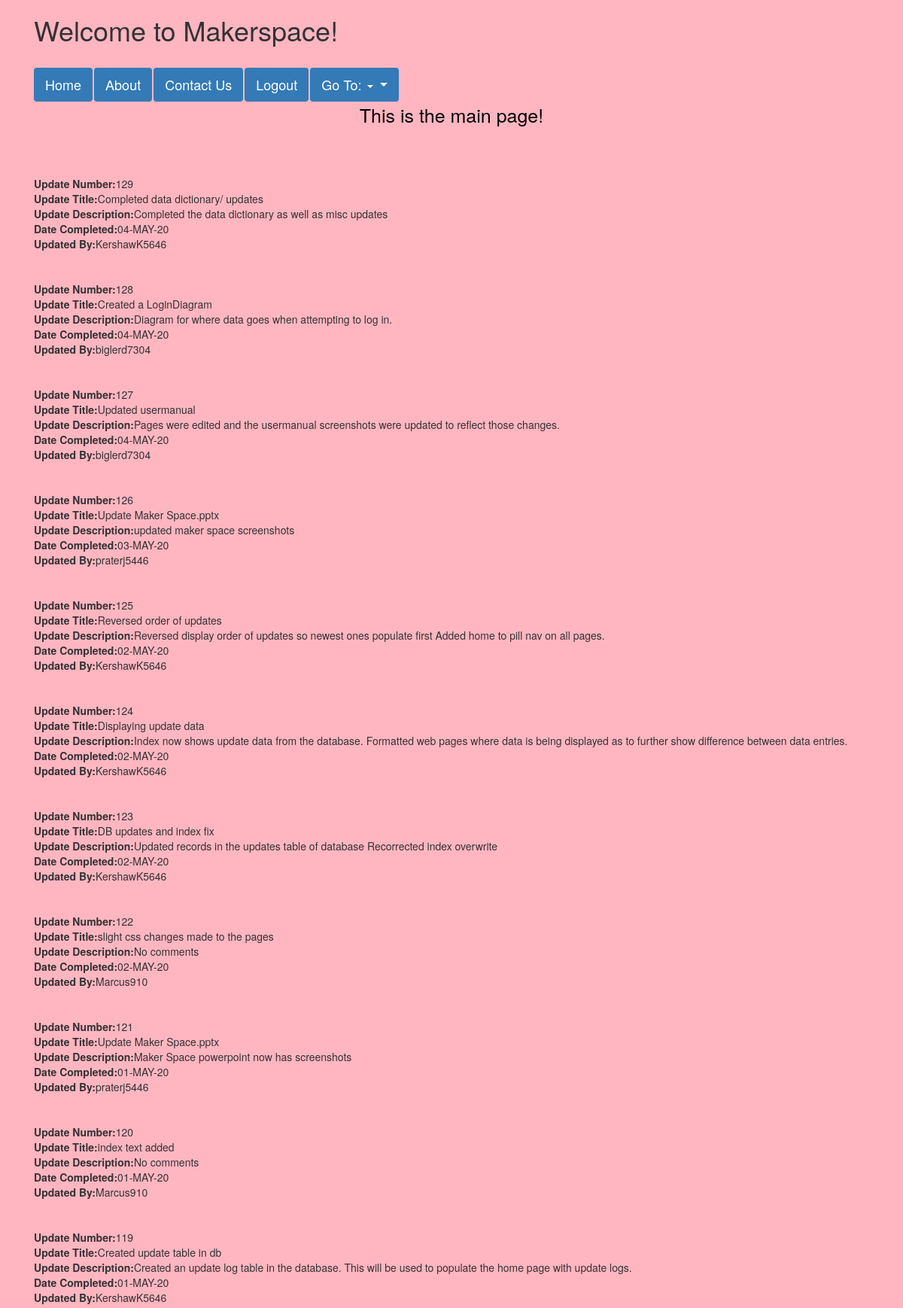
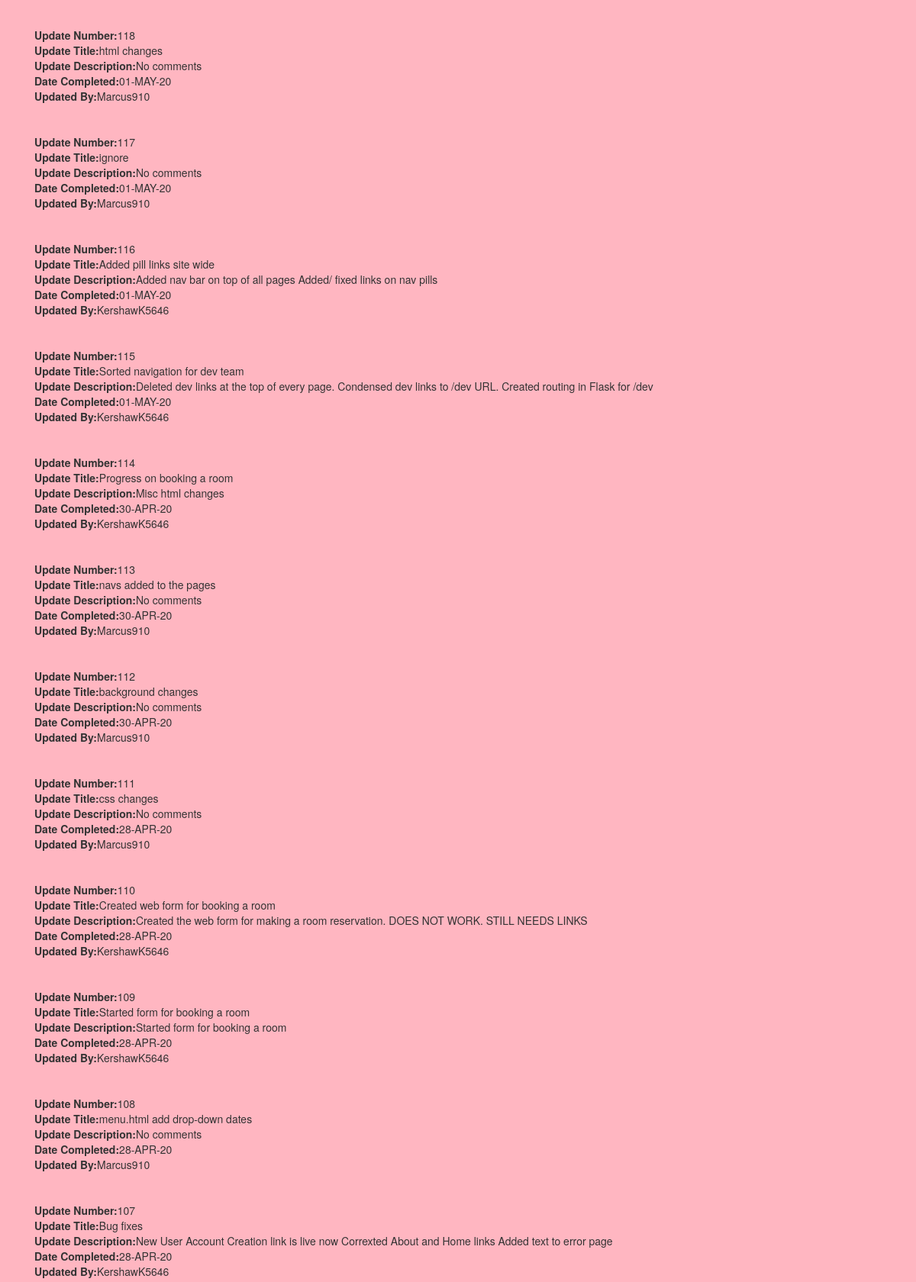
Page /home (signed in, upper part) on the committed database (2 pictures, top to bottom).
### tables this page shows
CREATE TABLE "updates" (
	"updateNumber"	INTEGER PRIMARY KEY AUTOINCREMENT UNIQUE,
	"updateTitle"	TEXT,
	"updateDescription"	TEXT DEFAULT 'No comments',
	"dateCompleted"	TEXT,
	"updatedBy"	TEXT
);

### Flask.py (the view)
@app.route('/home')
@login_required
def index():
    progressReport = progressTracker.viewGitUpdates()
    return render_template('index.html', progressReport=progressReport)

### DAO.py (called while the page is built)
def connect_db():
    return sqlite3.connect(db_app.database)

### Flask.py (called while the page is built)
def login_required(f):
    @wraps(f)
    def wrap(*args, **kwargs):
        if 'logged_in' in session:
            return f(*args, **kwargs)
        else:
            flash('You need to log in first.')
            return redirect(url_for('login'))
    return wrap

### progressTracker.py (called while the page is built)
def viewGitUpdates():
    print('Begin progressTracker.py')
    print('Connecting to database')
    sqliteConnection = DAO.connect_db()
    print('Database connection established')
    print('Assigning query value')
    showAllQuery = 'select * from updates'
    print('Query assigned')
    print('Querying the database')
    cursor = sqliteConnection.execute(showAllQuery)
    print('Returning data')
    progressReport = [dict(updateNumber=row[0],updateTitle=row[1],
                           updateDescription=row[2],dateCompleted=row[3],
                           uodatedBy=row[4]) for row in cursor.fetchall()]
    print('ProgressReport assigned')
    progressReport = reversed(progressReport)
    print('ProgressReport flipped')
    print('Data returned')
    return(progressReport)

### templates/index.html (shortened to what this page needs)
{% extends "base.html" %}
{% block content %}
<h1>Welcome to Makerspace!</h1>
<br>
  <link rel="stylesheet" href="https://maxcdn.bootstrapcdn.com/bootstrap/3.4.1/css/bootstrap.min.css">
<link rel="stylesheet" type="text/css" href="index.css">
<ul class="nav nav-pills">
  <li class="active"><a href="/home">Home</a></li>
  <li class="active"><a href="/about">About</a></li>
  <li class="active"><a href="/contact">Contact Us</a></li>
  <li class="active"><a href="/logout">Logout</a></li>
  <li class="active dropdown">
    <a class="dropdown-toggle" data-toggle="dropdown" href="#" aria-expanded="false">
      Go To: <span class="caret"></span>
    </a>
  </li>
</ul>
<h4>This is the main page!</h4>
<br>
<br>
{% for progress in progressReport %}
	<strong>Update Number:</strong>{{ progress.updateNumber}} <br>
	<strong>Update Title:</strong>{{ progress.updateTitle}} <br>
	<strong>Update Description:</strong>{{ progress.updateDescription}} <br>
	<strong>Date Completed:</strong>{{ progress.dateCompleted}} <br>
	<strong>Updated By:</strong>{{ progress.uodatedBy}}
	<br>
	<br>
	<br>
{% endfor %}
{% endblock %}

### templates/base.css (style rules this page uses)
body { background-color: black; color: white; }

### templates/index.css (style rules this page uses)
body { background-color: #FFB6C1; }
h4 { margin: 27px; margin-top: 4px; color: black; font-size:25px; text-align:center; }
li a { display: block; color: black; text-align: center; padding: 14px 16px; text-decoration: none; font-size:18px; }

### rows in the picture
updates: updateNumber "129", updateTitle "Completed data dictionary/ updates", updateDescription "Completed the data dictionary as well as misc updates", dateCompleted "04-MAY-20", uodatedBy "KershawK5646"
updates: updateNumber "128", updateTitle "Created a LoginDiagram", updateDescription "Diagram for where data goes when attempting to log in.", dateCompleted "04-MAY-20", uodatedBy "biglerd7304"
updates: updateNumber "127", updateTitle "Updated usermanual", updateDescription "Pages were edited and the usermanual screenshots were updated to reflect those changes.", dateCompleted "04-MAY-20", uodatedBy "biglerd7304"
updates: updateNumber "126", updateTitle "Update Maker Space.pptx", updateDescription "updated maker space screenshots", dateCompleted "03-MAY-20", uodatedBy "praterj5446"
updates: updateNumber "125", updateTitle "Reversed order of updates", updateDescription "Reversed display order of updates so newest ones populate first Added home to pill nav on all pages.", dateCompleted "02-MAY-20", uodatedBy "KershawK5646"
updates: updateNumber "124", updateTitle "Displaying update data", updateDescription "Index now shows update data from the database. Formatted web pages where data is being displayed as to further show difference between data entries.", dateCompleted "02-MAY-20", uodatedBy "KershawK5646"
updates: updateNumber "123", updateTitle "DB updates and index fix", updateDescription "Updated records in the updates table of database Recorrected index overwrite", dateCompleted "02-MAY-20", uodatedBy "KershawK5646"
updates: updateNumber "122", updateTitle "slight css changes made to the pages", updateDescription "No comments", dateCompleted "02-MAY-20", uodatedBy "Marcus910"
updates: updateNumber "121", updateTitle "Update Maker Space.pptx", updateDescription "Maker Space powerpoint now has screenshots", dateCompleted "01-MAY-20", uodatedBy "praterj5446"
updates: updateNumber "120", updateTitle "index text added", updateDescription "No comments", dateCompleted "01-MAY-20", uodatedBy "Marcus910"
updates: updateNumber "119", updateTitle "Created update table in db", updateDescription "Created an update log table in the database. This will be used to populate the home page with update logs.", dateCompleted "01-MAY-20", uodatedBy "KershawK5646"
updates: updateNumber "118", updateTitle "html changes", updateDescription "No comments", dateCompleted "01-MAY-20", uodatedBy "Marcus910"
updates: updateNumber "117", updateTitle "ignore", updateDescription "No comments", dateCompleted "01-MAY-20", uodatedBy "Marcus910"
updates: updateNumber "116", updateTitle "Added pill links site wide", updateDescription "Added nav bar on top of all pages Added/ fixed links on nav pills", dateCompleted "01-MAY-20", uodatedBy "KershawK5646"
updates: updateNumber "115", updateTitle "Sorted navigation for dev team", updateDescription "Deleted dev links at the top of every page. Condensed dev links to /dev URL. Created routing in Flask for /dev", dateCompleted "01-MAY-20", uodatedBy "KershawK5646"
updates: updateNumber "114", updateTitle "Progress on booking a room", updateDescription "Misc html changes", dateCompleted "30-APR-20", uodatedBy "KershawK5646"
updates: updateNumber "113", updateTitle "navs added to the pages", updateDescription "No comments", dateCompleted "30-APR-20", uodatedBy "Marcus910"
updates: updateNumber "112", updateTitle "background changes", updateDescription "No comments", dateCompleted "30-APR-20", uodatedBy "Marcus910"
updates: updateNumber "111", updateTitle "css changes", updateDescription "No comments", dateCompleted "28-APR-20", uodatedBy "Marcus910"
updates: updateNumber "110", updateTitle "Created web form for booking a room", updateDescription "Created the web form for making a room reservation. DOES NOT WORK. STILL NEEDS LINKS", dateCompleted "28-APR-20", uodatedBy "KershawK5646"
updates: updateNumber "109", updateTitle "Started form for booking a room", updateDescription "Started form for booking a room", dateCompleted "28-APR-20", uodatedBy "KershawK5646"
updates: updateNumber "108", updateTitle "menu.html add drop-down dates", updateDescription "No comments", dateCompleted "28-APR-20", uodatedBy "Marcus910"
updates: updateNumber "107", updateTitle "Bug fixes", updateDescription "New User Account Creation link is live now Correxted About and Home links Added text to error page", dateCompleted "28-APR-20", uodatedBy "KershawK5646"
